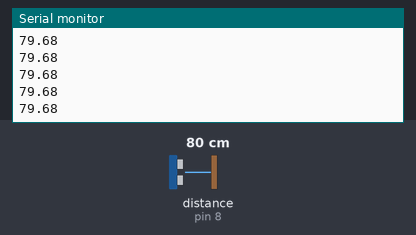
The sketch below on a simulated Arduino Uno, built with avr-gcc and run on an emulated ATmega328P. Parts: the last lines printed to the serial monitor. Wiring (inferred from the names in the program): ultrasonic range finder: trigger pin 7; echo pin 8. Inputs (shaded band) come from the test bench; at power-on: distance to the obstacle (sensor on pin 8) 80 cm. The echo pulse lasts 58.3 µs per cm.

Above: at 1.2 s.
1.3 s: distance to the obstacle (sensor on pin 8) set to 2 cm
At 1.56 s:
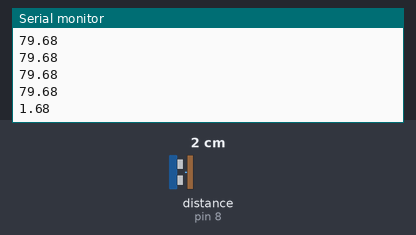
2.8 s: distance to the obstacle (sensor on pin 8) set to 4 cm
At 2.96 s:
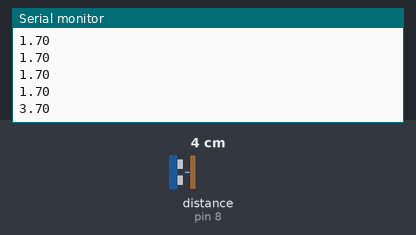
Timing chart, 0 to 5.8 s (numbered marks = the images above; inputs shaded):
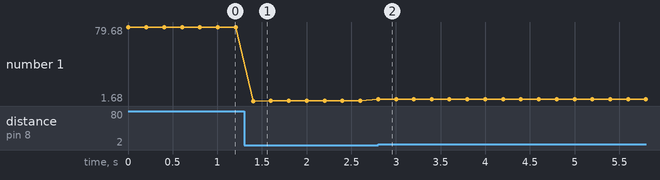

Measured:
- after the input at 1.3 s, the serial monitor: prints a new line after 0.10 s (image 1)
- after the input at 2.8 s, the serial monitor: prints a new line at once (image 2)
- plotted number 1: 79.68 → 1.7 after the input at 1.3 s, 1.7 → 3.7 after the input at 2.8 s

The sketch:

ultrasonic_stream.ino
```cpp
// Alternative to the working sketch; upload manually through Arduino IDE.
// D7/D8 match Documents/Arduino/sketch_nov7a/sketch_nov7a.ino.
// Operator confirmed this working P7 SONIC mapping; see arduino/README.md.
constexpr int TRIG_PIN = 7;
constexpr int ECHO_PIN = 8;
constexpr unsigned long SAMPLE_PERIOD_MS = 200;
constexpr unsigned long ECHO_TIMEOUT_US = 30000;

void setup() {
  Serial.begin(9600);
  pinMode(TRIG_PIN, OUTPUT);
  pinMode(ECHO_PIN, INPUT);
  digitalWrite(TRIG_PIN, LOW);
}

void loop() {
  const unsigned long started = millis();
  digitalWrite(TRIG_PIN, LOW);
  delayMicroseconds(2);
  digitalWrite(TRIG_PIN, HIGH);
  delayMicroseconds(10);
  digitalWrite(TRIG_PIN, LOW);

  const unsigned long duration = pulseIn(ECHO_PIN, HIGH, ECHO_TIMEOUT_US);
  const float distanceCm = duration * 0.0343f / 2.0f;
  if (duration == 0 || distanceCm <= 0.0f || distanceCm > 400.0f) {
    Serial.println("nan");
  } else {
    Serial.println(distanceCm, 2);
  }

  const unsigned long elapsed = millis() - started;
  if (elapsed < SAMPLE_PERIOD_MS) {
    delay(SAMPLE_PERIOD_MS - elapsed);
  }
}
```
